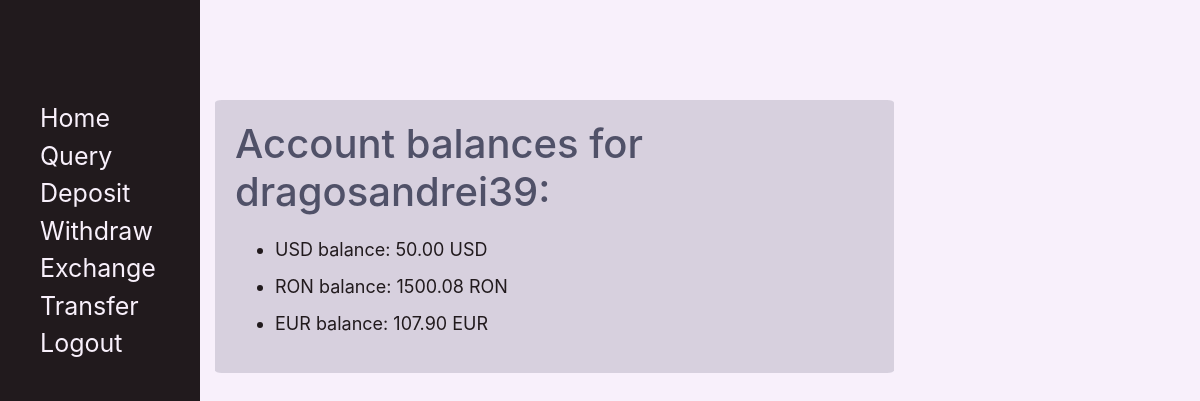
The app's page /atm/query (signed in) with its own data.
### atm_app/models.py (models this page shows, shortened)
class Balance(models.Model):
    user = models.ForeignKey(User, on_delete = models.CASCADE)
    balance_currency = models.CharField(max_length = 3)
    balance_amount = models.DecimalField(max_digits = 10, decimal_places = 2, default = 0)

### atm_app/views.py (the view)
# urls.py: path('query', views.query, name='query'),
def query(request):
    if request.user.is_authenticated:
        try:
            balance_list = Balance.objects.filter(user=request.user)
        except Balance.DoesNotExist:
            balance_list = None
        template = loader.get_template('atm_app/query.html')
        context = {
            'username': request.user.username,
            'balance_list': balance_list,
        }
        return HttpResponse(template.render(context, request))
    else:
        return HttpResponseRedirect("/accounts/login")

### atm_app/templates/atm_app/query.html
{% extends 'template_base.html' %}
{% block content %}
	<h1 class="section-title">Account balances for {{ username }}:</h1>
	{% if balance_list %}
		<ul>
			{% for balance in balance_list %}
				<li class="balance-item">{{ balance.balance_currency }} balance: {{ balance.balance_amount }} {{ balance.balance_currency }} </li>
			{% endfor %}
		</ul>
	{% else %}
		<p>No balances available.</p>
	{% endif %}
{% endblock %}

### atm_app/static/css/style.css (style rules this page uses)
body { display: flex; background-color: #F8F0FB; }
.balance-item { font-size: 18px; margin-bottom: 10px; color: #211A1D; }
.section-title { color: #505168; margin-bottom: 20px; }

### records on screen
Balance: balance_currency "USD", balance_amount "50.00"
Balance: balance_currency "RON", balance_amount "1500.08"
Balance: balance_currency "EUR", balance_amount "107.90"

### other values on screen
{{ username }} "dragosandrei39"
